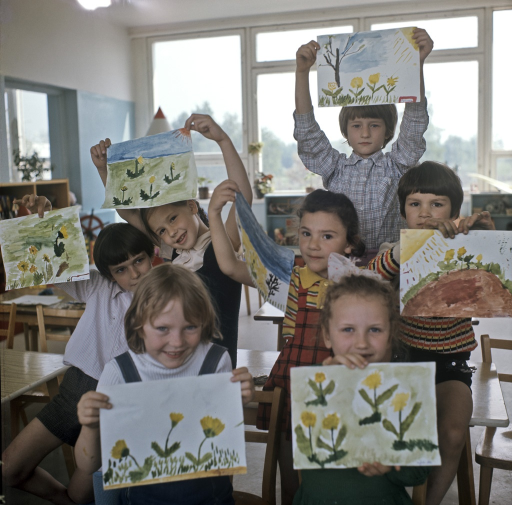
#> input picture drawing-ai-backend/inputs/07025de3b19341d8947f3812a6fd504e.png, 1024 x 1010 px (shown at 1/2 size); its folder holds only this picture in this run
$ python -i quality_reviewer.py   (imports and definitions only)   (older library calls are emulated)
#> lines starting #> are read from the running program, lines starting #| are printed output that depends on the picture; after the words box and inside, x2 and y2 are one past the last pixel; in counts of white or black regions, pixels touching at a corner belong together
#> further down, picture is the input picture: shape (1010, 1024, 3); mean B, G, R 119.7, 123.9, 125.8
from __future__ import annotations

import os
from pathlib import Path
from typing import Any, Dict, List, Optional, Tuple

import cv2
import numpy as np


BAD_TAGS = {
    # New primary tags
    "wrong_subject",
    "person_missing",
    "main_object_missing",
    "wrong_composition",
    "too_empty",
    "same_as_input",
    "bad_colors",
    "low_quality",
    "over_changed",
    "too_realistic",
    "scary_or_creepy",
    # Compatibility tags
    "wrong_generation",
    "composition_wrong",
    "changed_too_much",
    "too_much_change",
    "creepy",
    "background_wrong",
    "background_not_changed",
    "background_too_plain",
    "gender_changed",
    "clothing_changed",
    "shirt_changed",
    "outfit_changed",
    "person_unrecognizable",
    "face_identity_changed",
    "creation_unrecognizable",
    "artwork_missing",
    "artwork_changed",
    "object_missing",
    "object_changed",
    "person_changed",
    "face_changed",
    "style_wrong",
    "style_too_weak",
    "bad_face",
    "bad_hands",
    "blurry",
}

GOOD_TAGS = {
    "good_preserve_shape",
    "good_preserve_person",
    "good_preserve_artwork",
    "good_lively",
    "good_colors",
    "good_style",
    "good_overall",
    "good_preserve_identity",
    "good_preserve_clothing",
    "good_preserve_creation",
    "good_background_change",
    "good_style_change",
    "style_good_identity_good",
}

_FACE_CASCADE: Optional[cv2.CascadeClassifier] = None
_FACE_CASCADE_READY = False


# [34 lines left out: functions _default_metrics, _default_review, default_auto_review, not called in this run]


def _clamp01(value: float) -> float:
    return max(0.0, min(1.0, float(value)))


# [40 lines left out: functions _load_image, _resize_for_compare, _colorfulness_score, not called in this run]


def _brightness_score(image_bgr: np.ndarray) -> float:
    gray = cv2.cvtColor(image_bgr, cv2.COLOR_BGR2GRAY)
    return _clamp01(float(np.mean(gray)) / 255.0)


def _white_ratio(image_bgr: np.ndarray) -> float:
    white_mask = cv2.inRange(image_bgr, (240, 240, 240), (255, 255, 255))
    return _clamp01(float(cv2.countNonZero(white_mask)) / float(white_mask.size))


# [6 lines left out: function _plain_ratio, not called in this run]


def _edge_map(gray: np.ndarray) -> np.ndarray:
    blurred = cv2.GaussianBlur(gray, (5, 5), 0)
    return cv2.Canny(blurred, 60, 150)


def _edge_density(edge_map: np.ndarray) -> float:
    return _clamp01(float(cv2.countNonZero(edge_map)) / float(edge_map.size))


# [60 lines left out: functions _edge_iou, _mse_normalized, _hist_corr, _sharpness_score, _face_cascade, _count_faces, not called in this run]


def _paper_score(image_bgr: np.ndarray) -> float:
    gray = cv2.cvtColor(image_bgr, cv2.COLOR_BGR2GRAY)
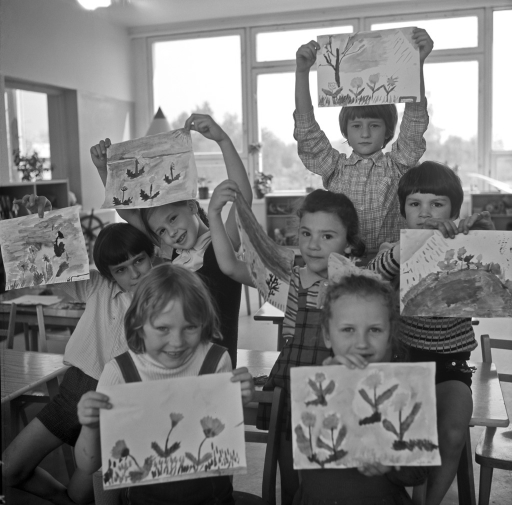
#> gray: shape (1010, 1024) (shown at 1/2 size); min 0, max 255, mean 123.9
    edges = cv2.Canny(cv2.GaussianBlur(gray, (5, 5), 0), 45, 130)
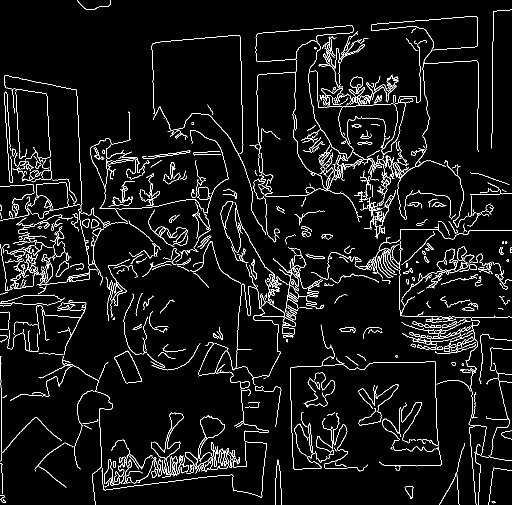
#> edges: shape (1010, 1024) (shown at 1/2 size); 5.1% white in thin lines or dots
    contours, _ = cv2.findContours(edges, cv2.RETR_EXTERNAL, cv2.CHAIN_APPROX_SIMPLE)
#> contours = 641 contours, 457 with area under 20; largest, box (x1, y1, x2, y2) and area: (511, 51, 707, 124) 6814, (228, 701, 284, 767) 1952, (0, 589, 129, 614) 1572, (111, 522, 138, 554) 378, (899, 493, 972, 547) 376
    image_area = float(max(1, image_bgr.shape[0] * image_bgr.shape[1]))
#> image_area = 1034240
    best_score = 0.0
    for contour in contours:
        area = float(cv2.contourArea(contour))
        if area <= 0:
            continue
        area_ratio = area / image_area
        if area_ratio < 0.03 or area_ratio > 0.75:
            continue

        perimeter = float(cv2.arcLength(contour, True))
        if perimeter <= 0:
            continue
        approx = cv2.approxPolyDP(contour, 0.03 * perimeter, True)
        vertex_count = len(approx)
        if vertex_count < 4 or vertex_count > 8:
            continue

        x, y, w, h = cv2.boundingRect(contour)
        rect_area = float(max(1, w * h))
        rectangularity = area / rect_area
        shape_score = _clamp01(rectangularity)
        score = _clamp01(area_ratio * 1.8) * shape_score
        best_score = max(best_score, score)
#> this loop made 641 passes
#> (area, area_ratio) on passes 7, 17, 31: (24, 2.32e-05), (39, 3.77e-05), (50, 4.83e-05)
    return _clamp01(best_score)


def _add_tag(target: List[str], tag: str) -> None:
    if tag in BAD_TAGS and tag not in target:
        target.append(tag)


def _add_good(target: List[str], tag: str) -> None:
    if tag in GOOD_TAGS and tag not in target:
        target.append(tag)


def _vision_mode_enabled() -> bool:
    mode = str(os.getenv("QUALITY_REVIEW_MODE", "heuristic")).strip().lower()
    return mode in {"vision", "hybrid"}


def _run_optional_vision_review() -> Optional[str]:
    # Placeholder for future vision-model integration.
    return None


# [315 lines left out: function review_generation_quality, not called in this run]

>>> import cv2
>>> picture = cv2.imread('../inputs/07025de3b19341d8947f3812a6fd504e.png')
>>> result = _paper_score(picture)
#> result = 0

$ run again, on drawing-ai-backend/inputs/146146a04a9e4d8f9c131ed8f290055e.png
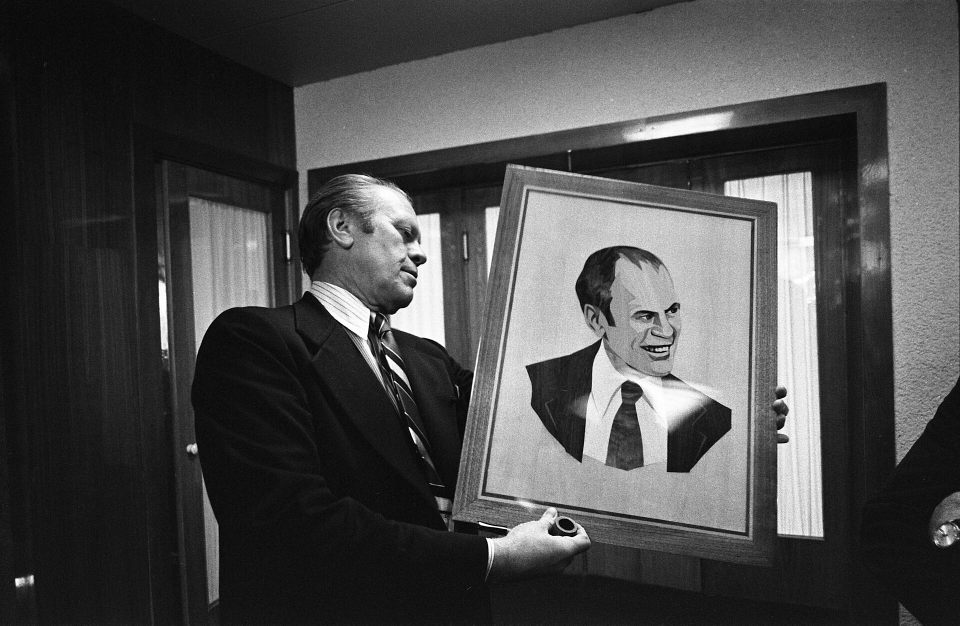
#> input picture drawing-ai-backend/inputs/146146a04a9e4d8f9c131ed8f290055e.png, 1920 x 1251 px (shown at 1/2 size)
#> picture is the input picture: shape (1251, 1920, 3); min 0, max 255, mean 75.5
#> in _paper_score, `edges = cv2.Canny(cv2.GaussianBlur(gray, (5, 5), 0), 45, 130)`:
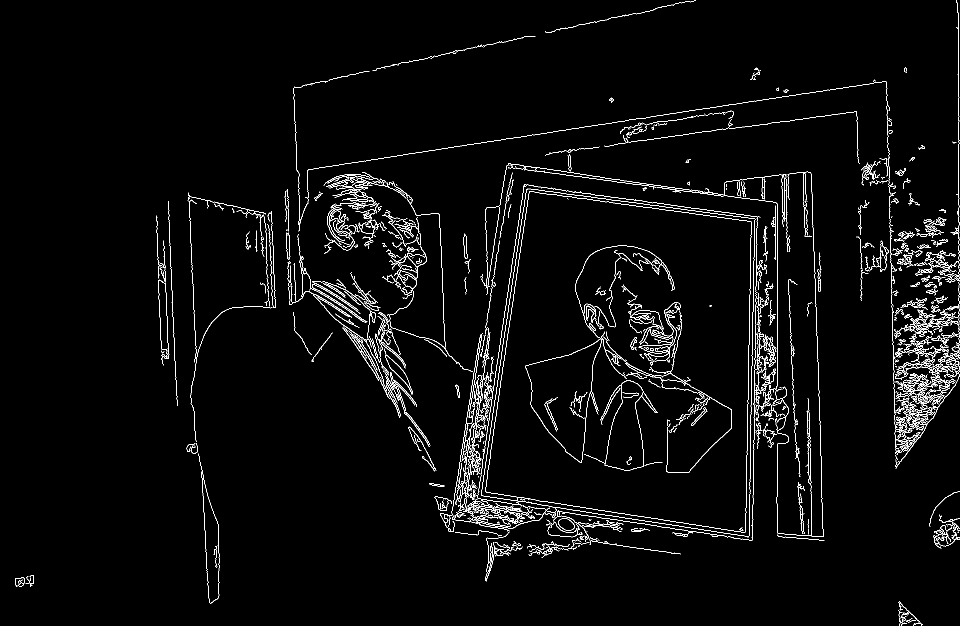
#> edges: shape (1251, 1920) (shown at 1/2 size); 2.8% white in thin lines or dots
#> contours = 656 contours, 499 with area under 20; largest, box (x1, y1, x2, y2) and area: (970, 382, 1503, 1065) 299042, (1117, 1037, 1150, 1062) 568, (869, 993, 904, 1022) 506, (750, 667, 812, 751) 462, (1791, 759, 1861, 808) 452
#> the loop in _paper_score, `for contour in contours:` made 656 passes
#> (area, area_ratio) on passes 5, 8, 27: (75, 3.12e-05), (232, 9.66e-05), (93, 3.87e-05)
#> result = 0.184
